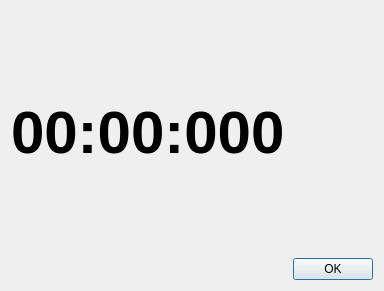
<?xml version="1.0" encoding="UTF-8"?>
<ui version="4.0">
 <class>Dialog</class>
 <widget class="QDialog" name="Dialog">
  <property name="geometry">
   <rect>
    <x>0</x>
    <y>0</y>
    <width>384</width>
    <height>291</height>
   </rect>
  </property>
  <property name="windowTitle">
   <string>Dialog</string>
  </property>
  <layout class="QVBoxLayout" name="verticalLayout">
   <item>
    <widget class="QLabel" name="label">
     <property name="font">
      <font>
       <pointsize>45</pointsize>
       <bold>true</bold>
      </font>
     </property>
     <property name="text">
      <string>00:00:000</string>
     </property>
    </widget>
   </item>
   <item>
    <widget class="QDialogButtonBox" name="buttonBox">
     <property name="standardButtons">
      <set>QDialogButtonBox::StandardButton::Ok</set>
     </property>
    </widget>
   </item>
  </layout>
 </widget>
 <resources/>
 <connections/>
</ui>
